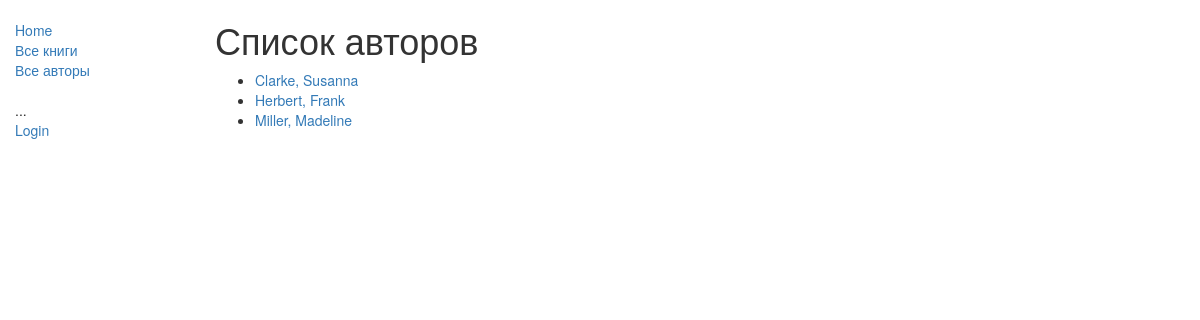
Screenshot of /catalog/authors/ with the database file from the repository.
### catalog/models.py (models this page shows, shortened)
class Author(models.Model):
    first_name = models.CharField(max_length=100)
    last_name = models.CharField(max_length=100)
    date_of_birth = models.DateField(null=True, blank=True)
    date_of_death = models.DateField('Died', null=True, blank=True)
    class Meta:
        ordering = ['last_name']
    def __str__(self):
        return '%s, %s' % (self.last_name, self.first_name)

### catalog/views.py (the view)
class AuthorListView(generic.ListView):
    model = Author
    template_name = 'catalog/author_list.html'  # Убедитесь, что этот шаблон существует
    context_object_name = 'author_list'  # Имя контекста, доступное в шаблоне

### catalog/templates/catalog/author_list.html
{% extends 'base_generic.html' %}
{% block content %}
  <h1>Список авторов</h1>
  <ul>
    {% for author in author_list %}
      <li>
        <a href="{% url 'author-detail' author.pk %}">{{ author }}</a>
      </li>
    {% endfor %}
  </ul>
{% endblock %}

### rows the page displays
Author: last_name+first_name "Clarke, Susanna"
Author: last_name+first_name "Herbert, Frank"
Author: last_name+first_name "Miller, Madeline"
